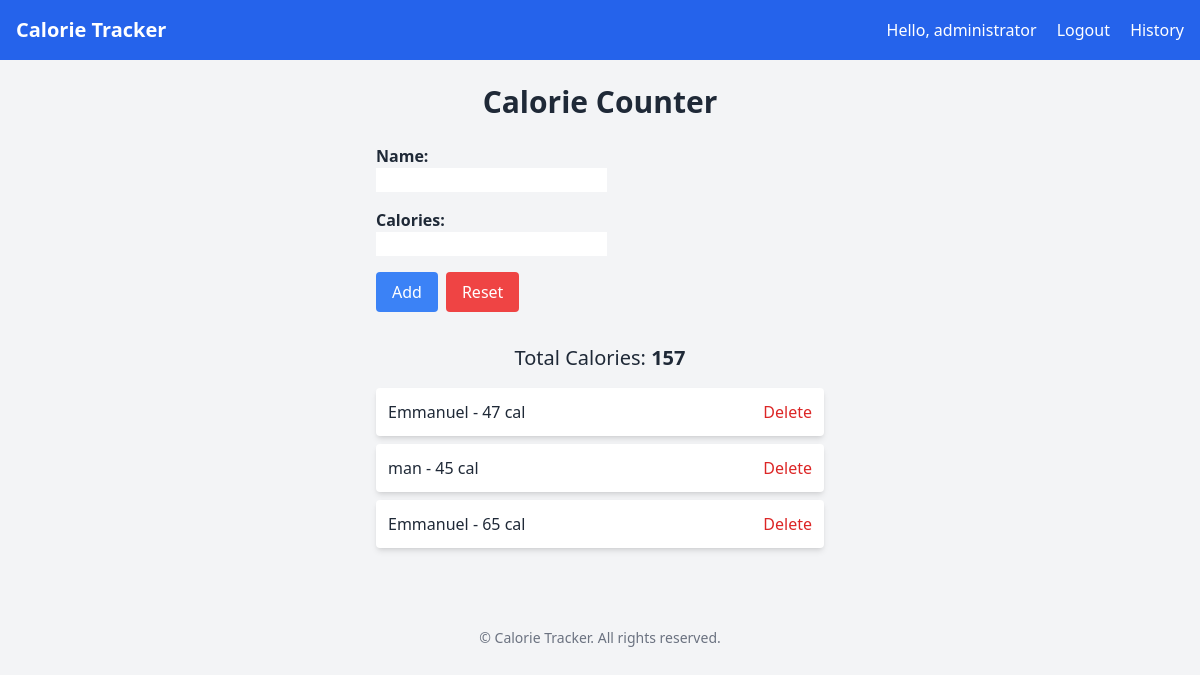
The app's page / (signed in) with its own data.
### counter/models.py (models this page shows, shortened)
class FoodItem(models.Model):
    name = models.CharField(max_length=100)
    calories = models.PositiveIntegerField()
    created_at = models.DateTimeField(auto_now_add=True)

### counter/views.py (the view, shortened to what this page needs)
# urls.py: path('', views.index, name='index'),
def index(request):
    form = FoodItemForm()
    foods = FoodItem.objects.all()
    total_calories = sum(item.calories for item in foods)
    return render(request, 'index.html', {
        'form': form,
        'foods': foods,
        'total_calories': total_calories,
    })

### counter/forms.py
class FoodItemForm(forms.ModelForm):
    class Meta:
        model = FoodItem
        fields = ['name', 'calories']

### counter/templates/index.html (shortened to what this page needs)
{% extends 'base.html' %}
{% block content %}
<h1 class="text-3xl font-bold text-center mb-6">Calorie Counter</h1>
<form method="POST" class="space-y-4 max-w-md mx-auto">
    <div class="text-left">
        <label for="id_name" class="block font-semibold">Name:</label>
        {{ form.name }}
    </div>
    <div class="text-left">
        <label for="id_calories" class="block font-semibold">Calories:</label>
        {{ form.calories }}
    </div>
    <div class="flex gap-2">
        <button type="submit" name="add" class="bg-blue-500 hover:bg-blue-600 text-white px-4 py-2 rounded">Add</button>
        <button type="submit" name="reset" class="bg-red-500 hover:bg-red-600 text-white px-4 py-2 rounded">Reset</button>
    </div>
</form>
<h2 class="text-xl font-medium text-center mt-8">Total Calories: <strong>{{ total_calories }}</strong></h2>
{% if foods %}
    <ul class="mt-4 max-w-md mx-auto">
        {% for item in foods %}
            <li class="flex justify-between items-center bg-white shadow-md rounded p-3 my-2">
                <span>{{ item.name }} - {{ item.calories }} cal</span>
                <a href="{% url 'delete_item' item.id %}" class="text-red-600 hover:underline">Delete</a>
            </li>
        {% endfor %}
    </ul>
{% else %}
    <p class="text-gray-500 text-center mt-4">No food items added yet.</p>
{% endif %}
{% endblock %}

### counter/templates/navbar.html
<nav class="bg-blue-600 text-white p-4 flex justify-between items-center">
  <a href="{% url 'index' %}" class="text-xl font-semibold">Calorie Tracker</a>
  <div class="space-x-4">
    {% if user.is_authenticated %}
      <span>Hello, {{ user.username }}</span>
      <a href="{% url 'logout' %}" class="hover:underline">Logout</a>
    {% else %}
      <a href="{% url 'login' %}" class="hover:underline">Login</a>
    {% endif %}
    <a href="{% url 'history' %}" class="hover:underline">History</a>
  </div>
</nav>

### records on screen
FoodItem: name "Emmanuel", calories "47"
FoodItem: name "man", calories "45"
FoodItem: name "Emmanuel", calories "65"

### other values on screen
{{ user.username }} "administrator"
{{ total_calories }} "157"
